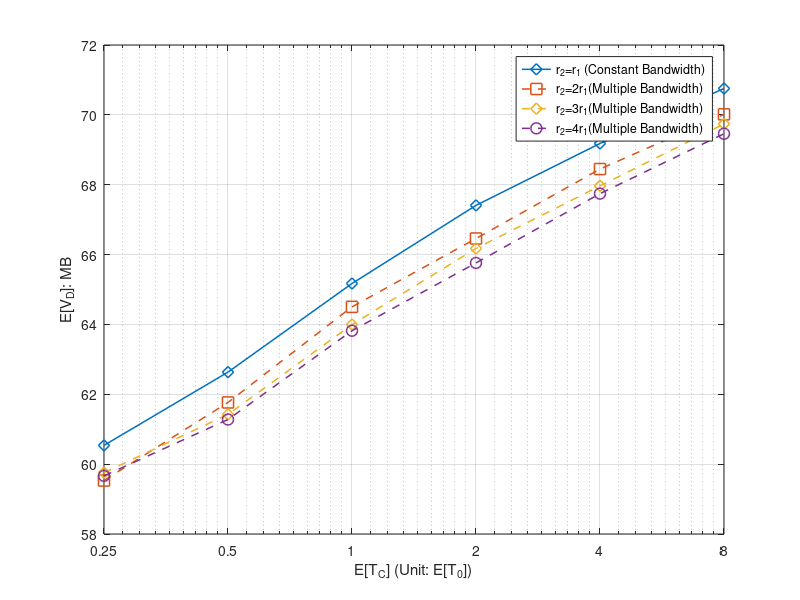

Here is the MATLAB script that generated this plot:
%% Minutes
x_label =[0.25	0.5	1	2	4	8];



%% for DeadlinMissRatio

%Miss ratio
%y_11 = [0.66924	0.63394	0.59394	0.56028	0.53544	0.51442];
%y_12 = [0.6814	0.64458	0.60544	0.5712	0.5428	0.52192];
%y_13 = [0.68136	0.65342	0.60924	0.57614	0.55082	0.52484];
%y_14 = [0.68294	0.65512	0.6099	0.58204	0.55158	0.52956];

%E[V_O]
%y_11 = [10.383235	15.329312	20.451804	25.205467	29.009598	32.050093]
%y_12 = [8.835642	13.713551	18.994573	23.660013	27.780112	30.842358]
%y_13 = [8.320994	12.953487	18.06003	22.901047	26.99581	30.166456]
%y_14 = [7.991789	12.586321	17.698691	22.454372	26.55181	29.753261]

%E[V_D]
y_11 = [60.537585	62.634793	65.171318	67.4085	69.181168	70.754669]
y_12 = [59.53144	61.766537	64.503112	66.460017	68.448631	70.014972]
y_13 = [59.755302	61.425133	63.995967	66.174541	67.965373	69.740432]
y_14 = [59.663871	61.278237	63.819412	65.760367	67.744883	69.45929]

i = i+1;
figure(i)

semilogx(x_label,y_11,'-d', 'MarkerSize',8, 'LineWidth',1.1)
hold on
semilogx(x_label,y_12,'--s', 'MarkerSize',8, 'LineWidth',1.1)
hold on
semilogx(x_label,y_13,'--d', 'MarkerSize',8, 'LineWidth',1.1)
hold on
semilogx(x_label,y_14,'--o', 'MarkerSize',8, 'LineWidth',1.1)
hold on


%ylabel('P_{miss}')
%ylabel('E[V_0]: MB')
ylabel('E[V_D]: MB')
xlabel('E[T_C] (Unit: E[T_0])')


xticklabels({'0.25','0.5',	'1',	'2',	'4',	'8'});

												
xlim([0.25, 8]);

%xticklabels({'0',	'1',	'2',	'3',	'4','5',	'6',	'7',	'8',	'9',	'10',	'11',	'12',	'13',	'14',	'15',	'16',	'17'	,'18'	,'20'	,'21'	,'22',	'23',	'24',	'26'});
set(gca, 'XTick', x_label);
%set(gca,'xticklabel',num2str(get(gca,'XTick')','%.4f'))
%legend({'F=200','F=500','F=1000'},'NumColumns',1);
legend({'r_2=r_1 (Constant Bandwidth)','r_2=2r_1(Multiple Bandwidth)','r_2=3r_1(Multiple Bandwidth)','r_2=4r_1(Multiple Bandwidth)'},'NumColumns',1);

hold off;
grid on;
